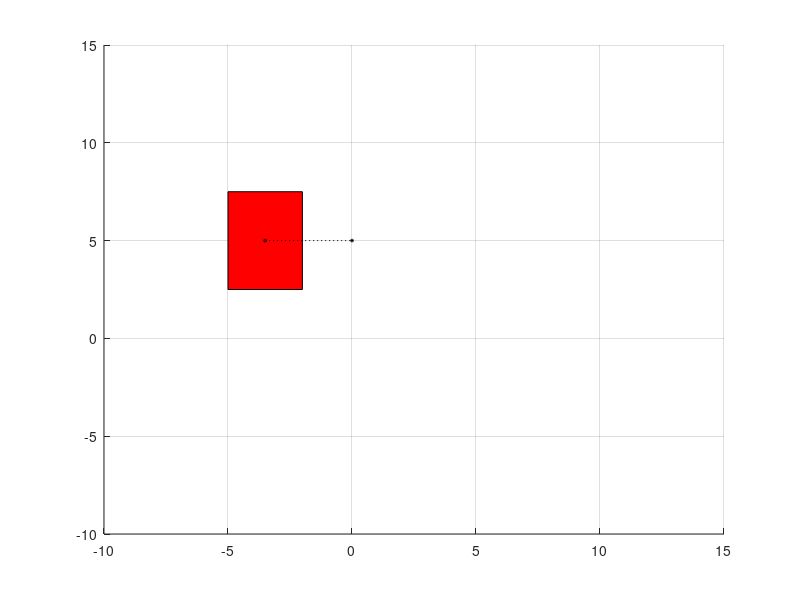

Recreate this plot in MATLAB. (Note: this script raises an error after producing the figure.)
%% ME3050 - Dynamics, Modeling, and Control
% Tristan Hill - 09/18/2015
% 1DOF lumped parameter model (mass+spring) 
%%
% using the...
% TIMER CALLBACK CODE - MATLAB CENTRAL
% 
%%

clear all
close all
clc

%define timer function params
p.j=1;
p.t=0;
p.dt=.1;
%define the model parameters (as global vars)
g=9.8;  %m/s^2
% m=100;    %mass of mass (kg)
% k=200;    %spring constant (N/m)
%initial conditions (as global vars)

p.g=g;

p.m=100;
p.k=250;
p.c=100;

p.x0=0;
p.xdot0=0;
p.y0=5;
p.ydot0=8;
p.wn=sqrt(p.k/p.m);

p.dr=p.c/(2*sqrt(p.m*p.k))

% p.dr=1;
% p.c=p.dr*(2*sqrt(p.m*p.k))


p.wd=p.wn*sqrt(1-p.dr^2);

figure(1)

% prepare the plot
axes('xlim',[-10,15],'ylim',[-10,15]);
grid on

%draw a box
p.bht=5;
p.bwt=3;
p.bps=-5;
px=[0 p.bwt p.bwt 0]+p.bps;
py=[0 0 p.bht p.bht]-p.bht/2+p.y0;
% 
box=patch(px,py,'red',...
    'userdata',0,...
    'marker','none',...
    'linestyle','-');

%draw a few lines 
l=line(p.t,p.y0,...
    'userdata',0,...
    'marker','.',...
    'color','black',...
    'markersize',2,...
    'linestyle','-');

l2=line([-5+p.bwt/2 p.t],[p.y0 p.y0],...
    'userdata',0,...
    'marker','o',...
    'color','black',...
    'markersize',2,...
    'linestyle',':');

shg;   

th=timer;
th.TimerFcn={@model_mck_12_03_2015,p,l,l2,box};
th.StopFcn={@model_stop};
set(th,...
    'period',p.dt,...
    'TasksToExecute', 150,...
    'executionmode','fixedrate');
% ...and start it
input('Press any Key to Start')

start(th);
% while strcmp(get(th,'Running'),'on');end
% delete(th);

% while(t<tmax);
% end
%    
% % clean up
% stop(th);
% delete(th);
% close(h)
